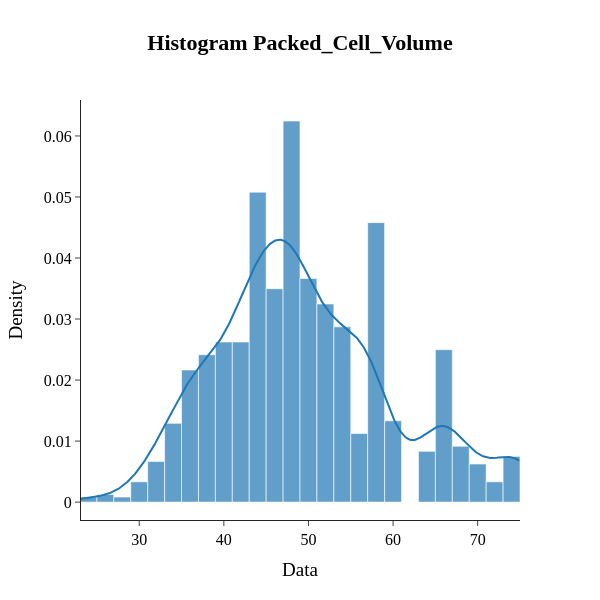

Source (notebook cell):
### Markdown cell above
$\text{Next feature is packed\_cell\_volume.}$

### Code cell
plots.hist_plot_with_kde(data=train_data["packed_cell_volume"], name="packed_cell_volume", bin_size=2)

### Figure 1 — Plotly figure (JSON) as saved in the notebook; plotly's stock layout.template omitted (floating-point values rounded to 4 significant figures; data arrays with more than 128 entries replaced by an {"elided": "..."} marker saying what was removed)
{"data": [{"autobinx": false, "histnorm": "probability density", "legendgroup": "packed_cell_volume", "marker": {"color": "rgb(31, 119, 180)"}, "name": "packed_cell_volume", "opacity": 0.7, "type": "histogram", "x": {"elided": "1235 float values"}, "xaxis": "x", "xbins": {"end": 75, "size": 2, "start": 23}, "yaxis": "y"}, {"legendgroup": "packed_cell_volume", "marker": {"color": "rgb(31, 119, 180)"}, "mode": "lines", "name": "packed_cell_volume", "showlegend": false, "type": "scatter", "x": {"elided": "500 float values"}, "xaxis": "x", "y": {"elided": "500 float values"}, "yaxis": "y"}], "layout": {"barmode": "overlay", "font": {"color": "Black", "family": "Times New Roman", "size": 16}, "height": 600, "hovermode": "closest", "legend": {"traceorder": "reversed"}, "showlegend": false, "title": {"text": "<b>Histogram Packed_Cell_Volume<b>", "x": 0.5}, "width": 600, "xaxis": {"anchor": "y2", "domain": [0, 1], "title": {"text": "Data"}, "zeroline": false}, "yaxis": {"anchor": "free", "domain": [0, 1], "position": 0, "title": {"text": "Density"}}}}
